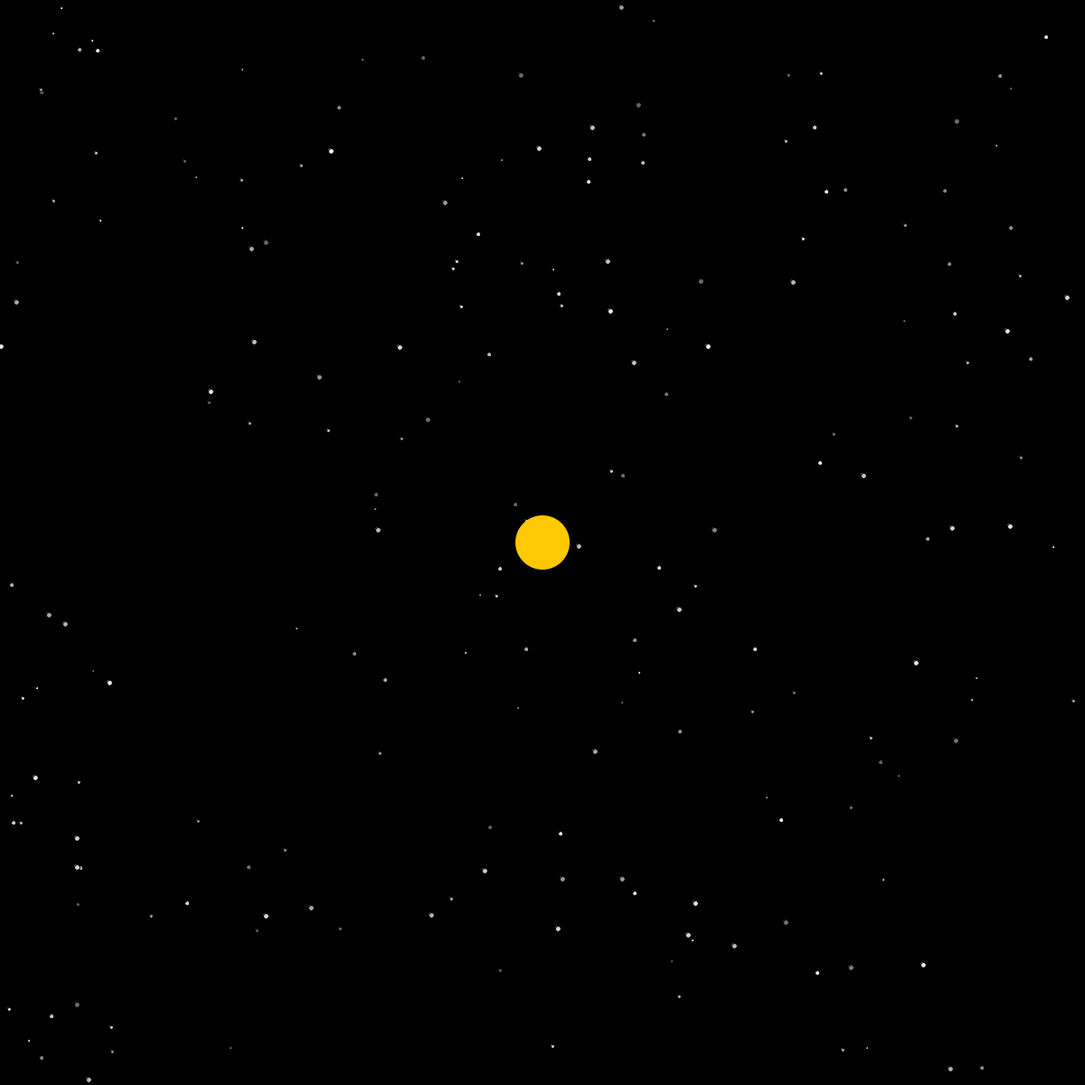
Frame 1 (no input)
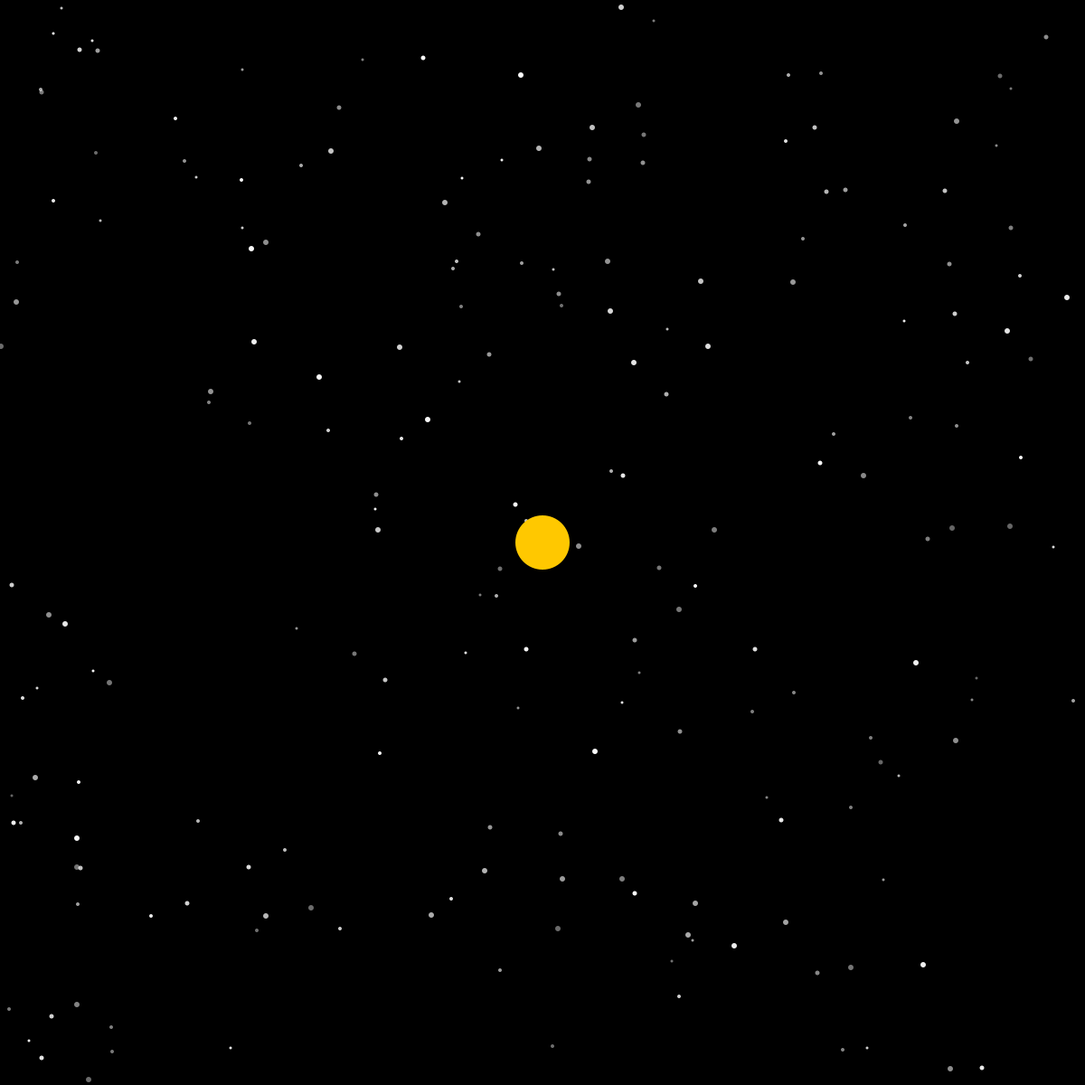
Frame 60 (the mouse pressed at the canvas centre just before this capture)
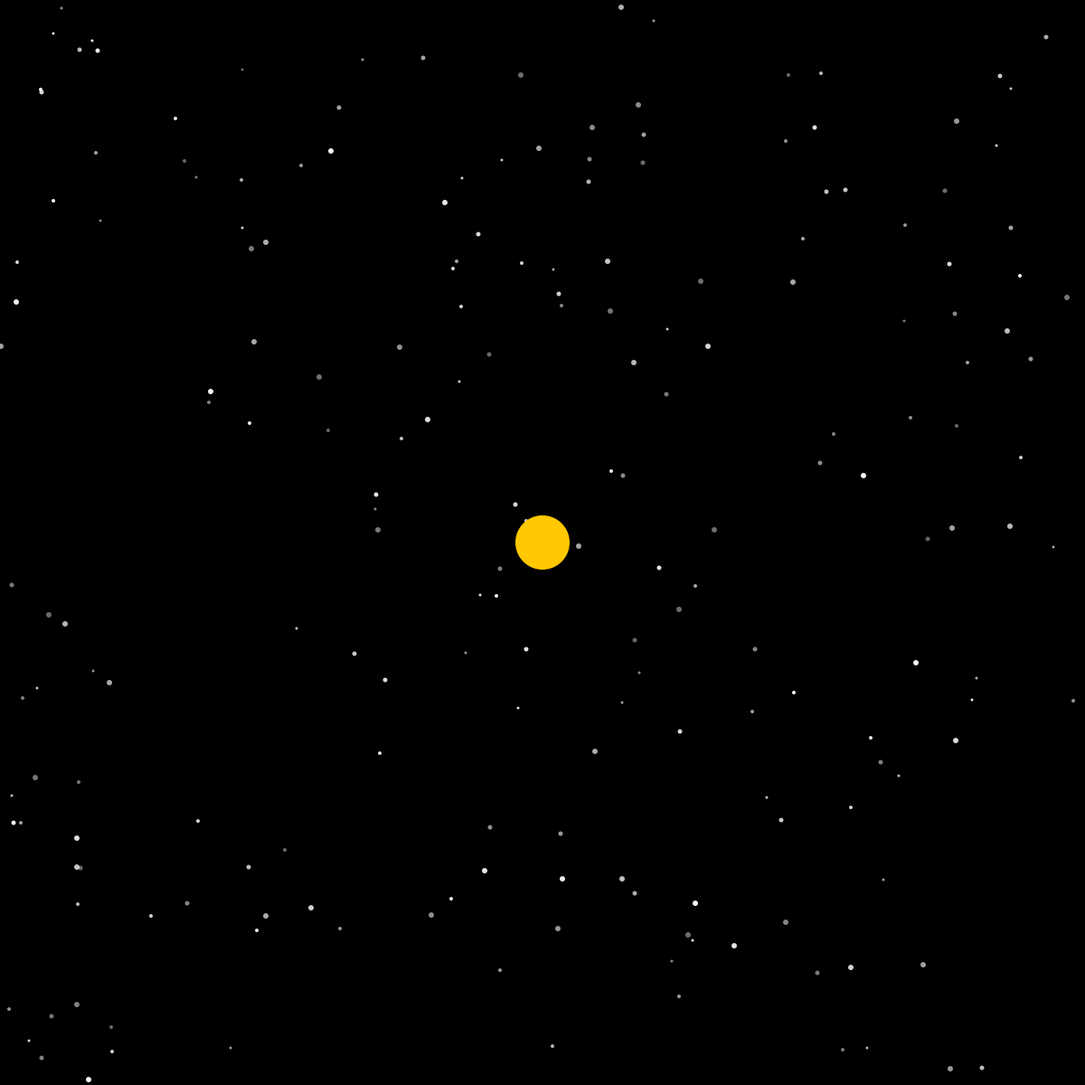
Frame 120 (the mouse held since frame 60 and released just before this capture)

The Processing sketch that drew these frames (run headless with seeded random() and noise(); from frame 60 on, the mouse is pressed at the canvas centre):

// Processing sketch: processing_116842
// ── processing_116842.pde

Planet[] p = new Planet[100];
float[] mag = new float[p.length];
float[] vel = new float[p.length];
Planet sun;
float sunWidth = 60;
int planetCount = 0;
int starNumber = 200;
int[] starsX = new int[starNumber];
int[] starsY = new int[starNumber];
int[] starSize = new int[starNumber];

void setup(){
  size(1200, 1200);
  assignStars(starNumber);
  sun = new Planet(sunWidth, 0, color(255, 200, 0));
  for(int i = 0; i < p.length; i++) {
    p[i] = new Planet(random(10,35), random(0, 2*PI), color(random(0, 255), random(0, 255), random(0, 255)));
    mag[i] = random(50, 400);
    vel[i] = random(-PI/30, PI/30);
  }
}

void draw() {
 background(0);
 drawStars(starNumber);
 sun.flipSwitch(true);
 sun.display(width/2, height/2);
 for(int i = 0; i < p.length; i++) {
   if(p[i].planetOn) {
     p[i].display(width/2, height/2);
     p[i].orbit(mag[i], vel[i]);
   }
 }
 }

void mousePressed() {  
  p[planetCount].flipSwitch(true);
  mag[planetCount] = dist(mouseX, mouseY, width/2, height/2);
  planetCount++;
 
  if(abs(mouseX-width/2) < sunWidth/2 && abs(mouseY-height/2) < sunWidth/2) {
      planetCount = 0;
      for(int i = 0; i < p.length; i++)
      p[i].flipSwitch(false);
  }
  
}


void assignStars(int amount) {
  
  for(int i = 0; i < amount; i++) {
  starsX[i] = int(random(width));
  starsY[i] = int(random(height)); 
  starSize[i] = int(random(3,7));
 }
}

void drawStars(int amount) {
  for(int i = 0; i < amount; i++) {
  fill(255, random(100, 255));
  ellipse(starsX[i], starsY[i], starSize[i], starSize[i]);
  }
}
class Planet {

  float centerX = width/2;
  float centerY = height/2;
  float x = centerX;
  float y = centerY;
  float frames = 0;
  float speed = PI/30;
  float diameter;
  float orbitRad;
  boolean planetOn = false;
  color planetFill = 255;
  
  Planet(float tempDiam, float start, color shade) {
    diameter = tempDiam;
    frames = start;
    planetFill = shade;
  }
  
  void flipSwitch(boolean flip) {
  planetOn = flip;
  }
  
  void display(float tempX, float tempY) {
      noStroke();
      fill(planetFill);
      centerX = tempX;
      centerY = tempY;
      ellipse(x, y, diameter, diameter);
  }
  
  void orbit(float mag, float vel) {
    if(planetOn) {
      orbitRad = mag;
      x = mag*cos(frames)+centerX;
      y = mag*sin(frames)+centerY;
      speed = vel;
      frames += speed;
      noFill();
      stroke(255, 50);
      ellipse(centerX, centerY, mag*2, mag*2);
    }
  }
  
  float returnX() {
    return x;
  }
  
  float returnY() {
    return y;
  }

}
